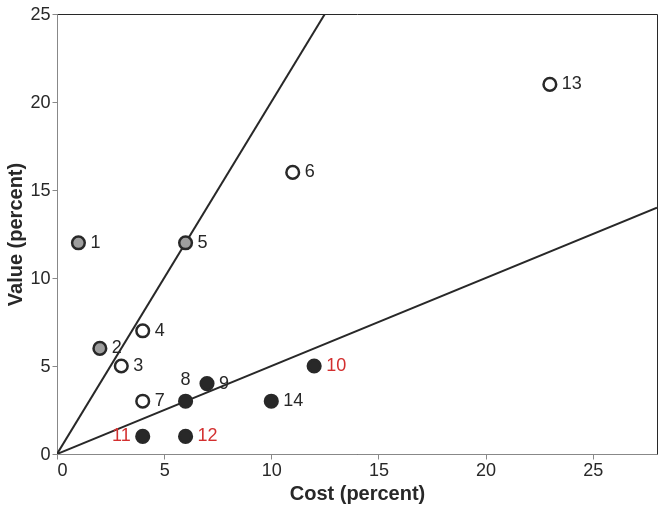

The Vega-Lite source for this figure:
### Vega-Lite specification from a JSON file in a GitHub repository (floating-point values rounded to 4 significant figures)
{"$schema": "https://vega.github.io/schema/vega-lite/v5.json", "width": 600, "height": 440, "layer": [{"data": {"values": [{"line": "ratio 2", "cost": 0, "value": 0}, {"line": "ratio 2", "cost": 12.5, "value": 25}, {"line": "ratio 0.5", "cost": 0, "value": 0}, {"line": "ratio 0.5", "cost": 28, "value": 14}]}, "mark": {"type": "line", "color": "#282828", "strokeWidth": 2, "clip": true}, "encoding": {"x": {"field": "cost", "type": "quantitative", "title": "Cost (percent)", "scale": {"domain": [0, 28]}, "axis": {"values": [0, 5, 10, 15, 20, 25]}}, "y": {"field": "value", "type": "quantitative", "title": "Value (percent)", "scale": {"domain": [0, 25]}, "axis": {"values": [0, 5, 10, 15, 20, 25]}}, "detail": {"field": "line"}}}, {"data": {"values": [{"req": "1", "cost": 1, "value": 12, "cls": "high", "dx": 12, "drop": false}, {"req": "2", "cost": 2, "value": 6, "cls": "high", "dx": 12, "drop": false}, {"req": "3", "cost": 3, "value": 5, "cls": "medium", "dx": 12, "drop": false}, {"req": "4", "cost": 4, "value": 7, "cls": "medium", "dx": 12, "drop": false}, {"req": "5", "cost": 6, "value": 12, "cls": "high", "dx": 12, "drop": false}, {"req": "6", "cost": 11, "value": 16, "cls": "medium", "dx": 12, "drop": false}, {"req": "7", "cost": 4, "value": 3, "cls": "medium", "dx": 12, "drop": false}, {"req": "8", "cost": 6, "value": 3, "cls": "low", "dx": 0, "drop": false}, {"req": "9", "cost": 7, "value": 4, "cls": "low", "dx": 12, "drop": false}, {"req": "10", "cost": 12, "value": 5, "cls": "low", "dx": 12, "drop": true}, {"req": "11", "cost": 4, "value": 1, "cls": "low", "dx": -18, "drop": true}, {"req": "12", "cost": 6, "value": 1, "cls": "low", "dx": 12, "drop": true}, {"req": "13", "cost": 23, "value": 21, "cls": "medium", "dx": 12, "drop": false}, {"req": "14", "cost": 10, "value": 3, "cls": "low", "dx": 12, "drop": false}]}, "mark": {"type": "point", "filled": true, "size": 160, "stroke": "#282828", "strokeWidth": 2.5, "opacity": 1}, "encoding": {"x": {"field": "cost", "type": "quantitative", "title": "Cost (percent)", "scale": {"domain": [0, 28]}, "axis": {"values": [0, 5, 10, 15, 20, 25]}}, "y": {"field": "value", "type": "quantitative", "title": "Value (percent)", "scale": {"domain": [0, 25]}, "axis": {"values": [0, 5, 10, 15, 20, 25]}}, "fill": {"field": "cls", "type": "nominal", "scale": {"domain": ["high", "medium", "low"], "range": ["#9e9e9e", "#ffffff", "#282828"]}, "legend": null}}}, {"data": {"values": [{"req": "1", "cost": 1, "value": 12, "cls": "high", "dx": 12, "drop": false}, {"req": "2", "cost": 2, "value": 6, "cls": "high", "dx": 12, "drop": false}, {"req": "3", "cost": 3, "value": 5, "cls": "medium", "dx": 12, "drop": false}, {"req": "4", "cost": 4, "value": 7, "cls": "medium", "dx": 12, "drop": false}, {"req": "5", "cost": 6, "value": 12, "cls": "high", "dx": 12, "drop": false}, {"req": "6", "cost": 11, "value": 16, "cls": "medium", "dx": 12, "drop": false}, {"req": "7", "cost": 4, "value": 3, "cls": "medium", "dx": 12, "drop": false}, {"req": "8", "cost": 6, "value": 3, "cls": "low", "dx": 0, "drop": false}, {"req": "9", "cost": 7, "value": 4, "cls": "low", "dx": 12, "drop": false}, {"req": "10", "cost": 12, "value": 5, "cls": "low", "dx": 12, "drop": true}, {"req": "11", "cost": 4, "value": 1, "cls": "low", "dx": -18, "drop": true}, {"req": "12", "cost": 6, "value": 1, "cls": "low", "dx": 12, "drop": true}, {"req": "13", "cost": 23, "value": 21, "cls": "medium", "dx": 12, "drop": false}, {"req": "14", "cost": 10, "value": 3, "cls": "low", "dx": 12, "drop": false}]}, "transform": [{"filter": "datum.dx > 0"}], "mark": {"type": "text", "fontSize": 18, "align": "left", "baseline": "middle", "dx": 12}, "encoding": {"x": {"field": "cost", "type": "quantitative", "title": "Cost (percent)", "scale": {"domain": [0, 28]}, "axis": {"values": [0, 5, 10, 15, 20, 25]}}, "y": {"field": "value", "type": "quantitative", "title": "Value (percent)", "scale": {"domain": [0, 25]}, "axis": {"values": [0, 5, 10, 15, 20, 25]}}, "text": {"field": "req"}, "color": {"field": "drop", "type": "nominal", "scale": {"domain": [true, false], "range": ["#d32f2f", "#282828"]}, "legend": null}}}, {"data": {"values": [{"req": "1", "cost": 1, "value": 12, "cls": "high", "dx": 12, "drop": false}, {"req": "2", "cost": 2, "value": 6, "cls": "high", "dx": 12, "drop": false}, {"req": "3", "cost": 3, "value": 5, "cls": "medium", "dx": 12, "drop": false}, {"req": "4", "cost": 4, "value": 7, "cls": "medium", "dx": 12, "drop": false}, {"req": "5", "cost": 6, "value": 12, "cls": "high", "dx": 12, "drop": false}, {"req": "6", "cost": 11, "value": 16, "cls": "medium", "dx": 12, "drop": false}, {"req": "7", "cost": 4, "value": 3, "cls": "medium", "dx": 12, "drop": false}, {"req": "8", "cost": 6, "value": 3, "cls": "low", "dx": 0, "drop": false}, {"req": "9", "cost": 7, "value": 4, "cls": "low", "dx": 12, "drop": false}, {"req": "10", "cost": 12, "value": 5, "cls": "low", "dx": 12, "drop": true}, {"req": "11", "cost": 4, "value": 1, "cls": "low", "dx": -18, "drop": true}, {"req": "12", "cost": 6, "value": 1, "cls": "low", "dx": 12, "drop": true}, {"req": "13", "cost": 23, "value": 21, "cls": "medium", "dx": 12, "drop": false}, {"req": "14", "cost": 10, "value": 3, "cls": "low", "dx": 12, "drop": false}]}, "transform": [{"filter": "datum.dx < 0"}], "mark": {"type": "text", "fontSize": 18, "align": "right", "baseline": "middle", "dx": -12}, "encoding": {"x": {"field": "cost", "type": "quantitative", "title": "Cost (percent)", "scale": {"domain": [0, 28]}, "axis": {"values": [0, 5, 10, 15, 20, 25]}}, "y": {"field": "value", "type": "quantitative", "title": "Value (percent)", "scale": {"domain": [0, 25]}, "axis": {"values": [0, 5, 10, 15, 20, 25]}}, "text": {"field": "req"}, "color": {"field": "drop", "type": "nominal", "scale": {"domain": [true, false], "range": ["#d32f2f", "#282828"]}, "legend": null}}}, {"data": {"values": [{"req": "1", "cost": 1, "value": 12, "cls": "high", "dx": 12, "drop": false}, {"req": "2", "cost": 2, "value": 6, "cls": "high", "dx": 12, "drop": false}, {"req": "3", "cost": 3, "value": 5, "cls": "medium", "dx": 12, "drop": false}, {"req": "4", "cost": 4, "value": 7, "cls": "medium", "dx": 12, "drop": false}, {"req": "5", "cost": 6, "value": 12, "cls": "high", "dx": 12, "drop": false}, {"req": "6", "cost": 11, "value": 16, "cls": "medium", "dx": 12, "drop": false}, {"req": "7", "cost": 4, "value": 3, "cls": "medium", "dx": 12, "drop": false}, {"req": "8", "cost": 6, "value": 3, "cls": "low", "dx": 0, "drop": false}, {"req": "9", "cost": 7, "value": 4, "cls": "low", "dx": 12, "drop": false}, {"req": "10", "cost": 12, "value": 5, "cls": "low", "dx": 12, "drop": true}, {"req": "11", "cost": 4, "value": 1, "cls": "low", "dx": -18, "drop": true}, {"req": "12", "cost": 6, "value": 1, "cls": "low", "dx": 12, "drop": true}, {"req": "13", "cost": 23, "value": 21, "cls": "medium", "dx": 12, "drop": false}, {"req": "14", "cost": 10, "value": 3, "cls": "low", "dx": 12, "drop": false}]}, "transform": [{"filter": "datum.dx == 0"}], "mark": {"type": "text", "fontSize": 18, "align": "center", "baseline": "bottom", "dy": -12}, "encoding": {"x": {"field": "cost", "type": "quantitative", "title": "Cost (percent)", "scale": {"domain": [0, 28]}, "axis": {"values": [0, 5, 10, 15, 20, 25]}}, "y": {"field": "value", "type": "quantitative", "title": "Value (percent)", "scale": {"domain": [0, 25]}, "axis": {"values": [0, 5, 10, 15, 20, 25]}}, "text": {"field": "req"}, "color": {"field": "drop", "type": "nominal", "scale": {"domain": [true, false], "range": ["#d32f2f", "#282828"]}, "legend": null}}}], "config": {"font": "Tahoma, Verdana, sans-serif", "axis": {"labelFontSize": 18, "titleFontSize": 20, "labelColor": "#282828", "titleColor": "#282828", "grid": false}, "legend": {"labelFontSize": 16, "titleFontSize": 16}, "view": {"stroke": "#282828"}}}
